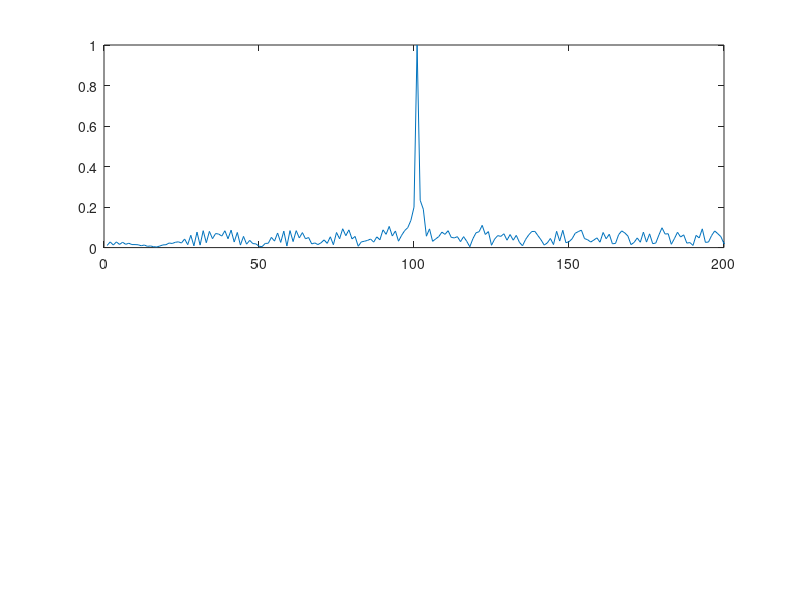
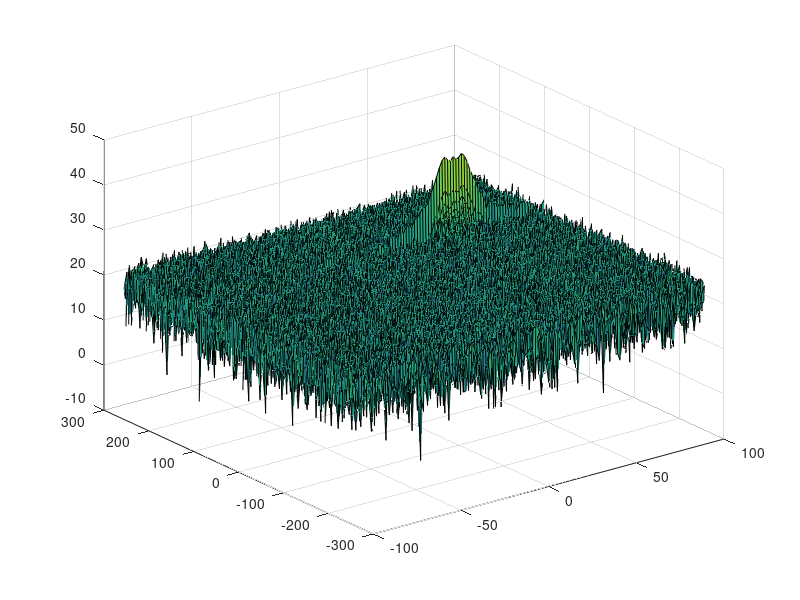

Source code (MATLAB) for these figures, in order: (Note: this script raises an error after producing the figures.)
clear all;
close all;
clc;

%% Radar Specifications 
%%%%%%%%%%%%%%%%%%%%%%%%%%%
% Frequency of operation = 77GHz
% Max Range = 200m
% Range Resolution = 1 m
% Max Velocity = 100 m/s
%%%%%%%%%%%%%%%%%%%%%%%%%%%

%speed of light = 3e8
%% User Defined Range and Velocity of target
% *%TODO* :
% define the target's initial position and velocity. Note : Velocity
% remains contant
c = 3e8;
range_res = 1;
range_max = 200;
init_range = 100;
init_velocity = 50;

%% FMCW Waveform Generation

% *%TODO* :
%Design the FMCW waveform by giving the specs of each of its parameters.
% Calculate the Bandwidth (B), Chirp Time (Tchirp) and Slope (slope) of the FMCW
% chirp using the requirements above.

B = c/(2*range_res);
Tchirp = 5.5*2*range_max/c;
slope = B/Tchirp;

%Operating carrier frequency of Radar 
fc= 77e9;             %carrier freq

                                                          
%The number of chirps in one sequence. Its ideal to have 2^ value for the ease of running the FFT
%for Doppler Estimation. 
Nd=128;                   % #of doppler cells OR #of sent periods % number of chirps

%The number of samples on each chirp. 
Nr=1024;                  %for length of time OR # of range cells

% Timestamp for running the displacement scenario for every sample on each
% chirp
t=linspace(0,Nd*Tchirp,Nr*Nd); %total time for samples


%Creating the vectors for Tx, Rx and Mix based on the total samples input.
Tx=zeros(1,length(t)); %transmitted signal
Rx=zeros(1,length(t)); %received signal
Mix = zeros(1,length(t)); %beat signal

%Similar vectors for range_covered and time delay.
r_t=zeros(1,length(t));
td=zeros(1,length(t));


%% Signal generation and Moving Target simulation
% Running the radar scenario over the time. 

for i=1:length(t)         
    
    
    % *%TODO* :
    %For each time stamp update the Range of the Target for constant velocity. 
    range = init_range+init_velocity*t(i);
    % *%TODO* :
    %For each time sample we need update the transmitted and
    %received signal. 
    Tx(i) = cos(2*pi*(fc*t(i) + slope*t(i)^2*0.5));
    tau = 2*range/c;
    Rx(i) = cos(2*pi*(fc*(t(i)-tau)+slope*(t(i)-tau)^2*0.5));
    
    % *%TODO* :
    %Now by mixing the Transmit and Receive generate the beat signal
    %This is done by element wise matrix multiplication of Transmit and
    %Receiver Signal
    Mix(i) = Tx(i).*Rx(i);
    
end

%% RANGE MEASUREMENT


 % *%TODO* :
%reshape the vector into Nr*Nd array. Nr and Nd here would also define the size of
%Range and Doppler FFT respectively.

Mix_2d = reshape(Mix, [Nr, Nd]);

 % *%TODO* :
%run the FFT on the beat signal along the range bins dimension (Nr) and
%normalize.
Y = fft(Mix_2d, Nr);

 % *%TODO* :
% Take the absolute value of FFT output
Y = abs(Y);

Y = Y./max(Y);

 % *%TODO* :
% Output of FFT is double sided signal, but we are interested in only one side of the spectrum.
% Hence we throw out half of the samples.
Y = Y(1:Nr/2+1);

%plotting the range
figure ('Name','Range from First FFT')
subplot(2,1,1)

 % *%TODO* :
 % plot FFT output 
plot(Y)

axis([0 200 0 1]);


%% RANGE DOPPLER RESPONSE
% The 2D FFT implementation is already provided here. This will run a 2DFFT
% on the mixed signal (beat signal) output and generate a range doppler
% map.You will implement CFAR on the generated RDM


% Range Doppler Map Generation.

% The output of the 2D FFT is an image that has reponse in the range and
% doppler FFT bins. So, it is important to convert the axis from bin sizes
% to range and doppler based on their Max values.

Mix=reshape(Mix,[Nr,Nd]);

% 2D FFT using the FFT size for both dimensions.
sig_fft2 = fft2(Mix,Nr,Nd);

% Taking just one side of signal from Range dimension.
sig_fft2 = sig_fft2(1:Nr/2,1:Nd);
sig_fft2 = fftshift (sig_fft2);
RDM = abs(sig_fft2);
RDM = 10*log10(RDM) ;

%use the surf function to plot the output of 2DFFT and to show axis in both
%dimensions
doppler_axis = linspace(-100,100,Nd);
range_axis = linspace(-200,200,Nr/2)*((Nr/2)/400);
figure,surf(doppler_axis,range_axis,RDM);

%% CFAR implementation

%Slide Window through the complete Range Doppler Map

% *%TODO* :
%Select the number of Training Cells in both the dimensions.
Tr = 10;
Td = 8;

% *%TODO* :
%Select the number of Guard Cells in both dimensions around the Cell under 
%test (CUT) for accurate estimation
Gr = 5;
Gd = 4;

% *%TODO* :
% offset the threshold by SNR value in dB
offset = 1.57;

% *%TODO* :
%Create a vector to store noise_level for each iteration on training cells
noise_level = zeros(1,1);


% *%TODO* :
%design a loop such that it slides the CUT across range doppler map by
%giving margins at the edges for Training and Guard Cells.
%For every iteration sum the signal level within all the training
%cells. To sum convert the value from logarithmic to linear using db2pow
%function. Average the summed values for all of the training
%cells used. After averaging convert it back to logarithimic using pow2db.
%Further add the offset to it to determine the threshold. Next, compare the
%signal under CUT with this threshold. If the CUT level > threshold assign
%it a value of 1, else equate it to 0.


   % Use RDM[x,y] as the matrix from the output of 2D FFT for implementing
   % CFAR

[RDM_nd,RDM_nr] = size(RDM);
r_half = Tr+Gr;
d_half = Td+Gd;
T_total = (r_half*2)*(d_half*2);
threshold_cfar = zeros(RDM_nd, RDM_nr);
signal_cfar = zeros(RDM_nd, RDM_nr);

for d = (d_half+1):(RDM_nd-d_half)
    for r = (r_half+1):(RDM_nr-r_half)
        noise_level = sum(RDM(d-d_half:d+d_half,r-r_half:r+r_half),'all');
        threshold = (noise_level/T_total)*offset;
        threshold_cfar(d,r) = threshold;
        signal = RDM(d,r);
        signal_cfar(d,r) = signal;
    end
end



% *%TODO* :d
% The process above will generate a thresholded block, which is smaller 
%than the Range Doppler Map as the CUT cannot be located at the edges of
%matrix. Hence,few cells will not be thresholded. To keep the map size same
% set those values to 0. 
 
detection_cfar = zeros(RDM_nd, RDM_nr);
for d = (d_half+1):(RDM_nd-d_half)
    for r = (r_half+1):(RDM_nr-r_half)
        if(threshold_cfar(d,r)<signal_cfar(d,r))
            detection_cfar(d,r) = 1;
        end
    end
end


% *%TODO* :
%display the CFAR output using the Surf function like we did for Range
%Doppler Response output.
figure,surf(doppler_axis,range_axis,detection_cfar);
colorbar;


 
 